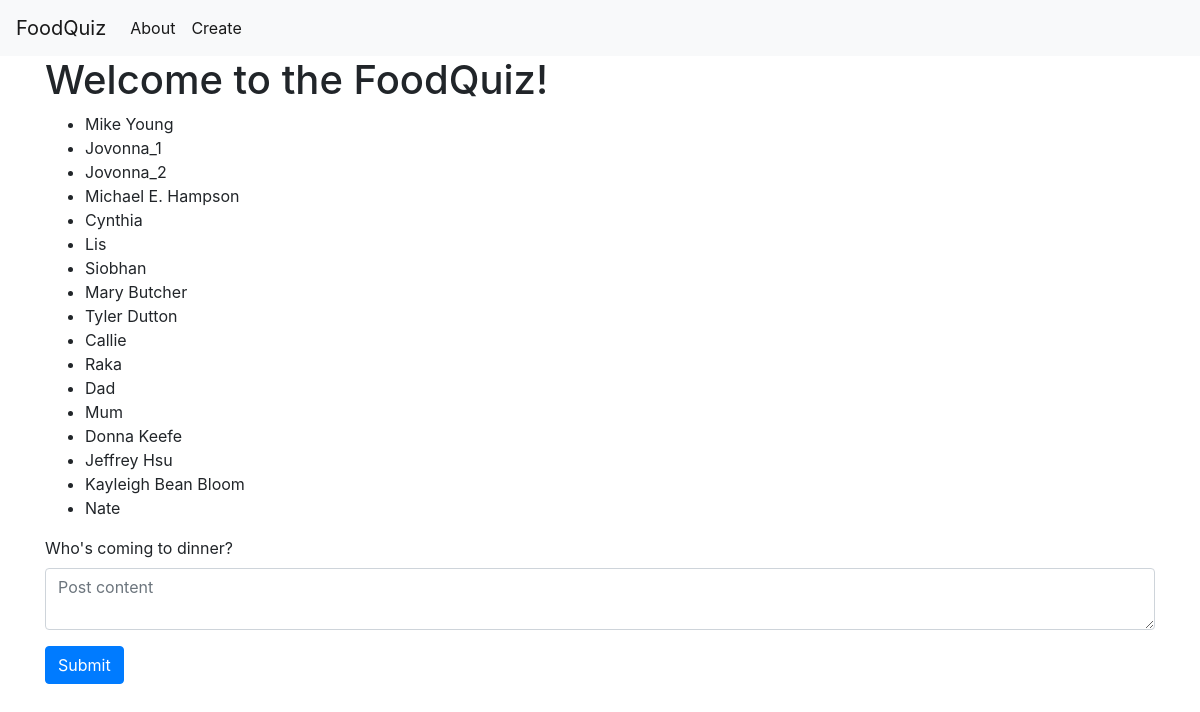
The page / on the database its author committed.
### tables this page shows
CREATE TABLE person (
    person_id INTEGER PRIMARY KEY AUTOINCREMENT,
    name TEXT NOT NULL,
    email TEXT NOT NULL
);

### app.py (the view)
@app.route('/', methods=('GET', 'POST'))
def index():
    if request.method == 'POST':
        people = request.form['content']
        matching_ingredients = get_matching_ingredients(people)
        return render_template('post.html', ingredients=matching_ingredients)
    conn = get_db_connection()
    posts = conn.execute('SELECT * FROM person').fetchall()
    conn.close()
    return render_template('index.html', people=posts)

### app.py (called while the page is built)
def get_db_connection():
    conn = sqlite3.connect('database.db')
    conn.row_factory = sqlite3.Row
    return conn

### templates/index.html
{% extends 'base.html' %}
{% block content %}
    <h1>{% block title %} Welcome to the FoodQuiz! {% endblock %}</h1>
	<ul>
	 {% for person in people %}
	 <li>{{ person['name'] }}</li>
	 {% endfor %}
	 </ul>
	<form method="post">
		<div class="form-group">
			<label for="content">Who's coming to dinner?</label>
			<textarea name="content" placeholder="Post content"
					  class="form-control">{{ request.form['content'] }}</textarea>
		</div>
		<div class="form-group">
			<button type="submit" class="btn btn-primary">Submit</button>
		</div>
	</form>
{% endblock %}

### templates/base.html (shortened to what this page needs)
<!doctype html>
<html lang="en">
  <head>
    <link rel="stylesheet" href="https://stackpath.bootstrapcdn.com/bootstrap/4.3.1/css/bootstrap.min.css">
  </head>
  <body>
    <nav class="navbar navbar-expand-md navbar-light bg-light">
        <a class="navbar-brand" href="{{ url_for('index')}}">FoodQuiz</a>
        <div class="collapse navbar-collapse" id="navbarNav">
            <ul class="navbar-nav">
            <li class="nav-item active">
                <a class="nav-link" href="#">About</a>
            </li>
            <li class="nav-item active">
                <a class="nav-link" href="{{url_for('create')}}">Create</a>
            </li>
            </ul>
        </div>
    </nav>
    <div class="container">
        {% block content %} {% endblock %}
    </div>
  </body>
</html>

### rows shown on the page
person: name "Mike Young"
person: name "Jovonna_1"
person: name "Jovonna_2"
person: name "Michael E. Hampson"
person: name "Cynthia"
person: name "Lis"
person: name "Siobhan"
person: name "Mary Butcher"
person: name "Tyler Dutton"
person: name "Callie"
person: name "Raka"
person: name "Dad"
person: name "Mum"
person: name "Donna Keefe"
person: name "Jeffrey Hsu"
person: name "Kayleigh Bean Bloom"
person: name "Nate"
